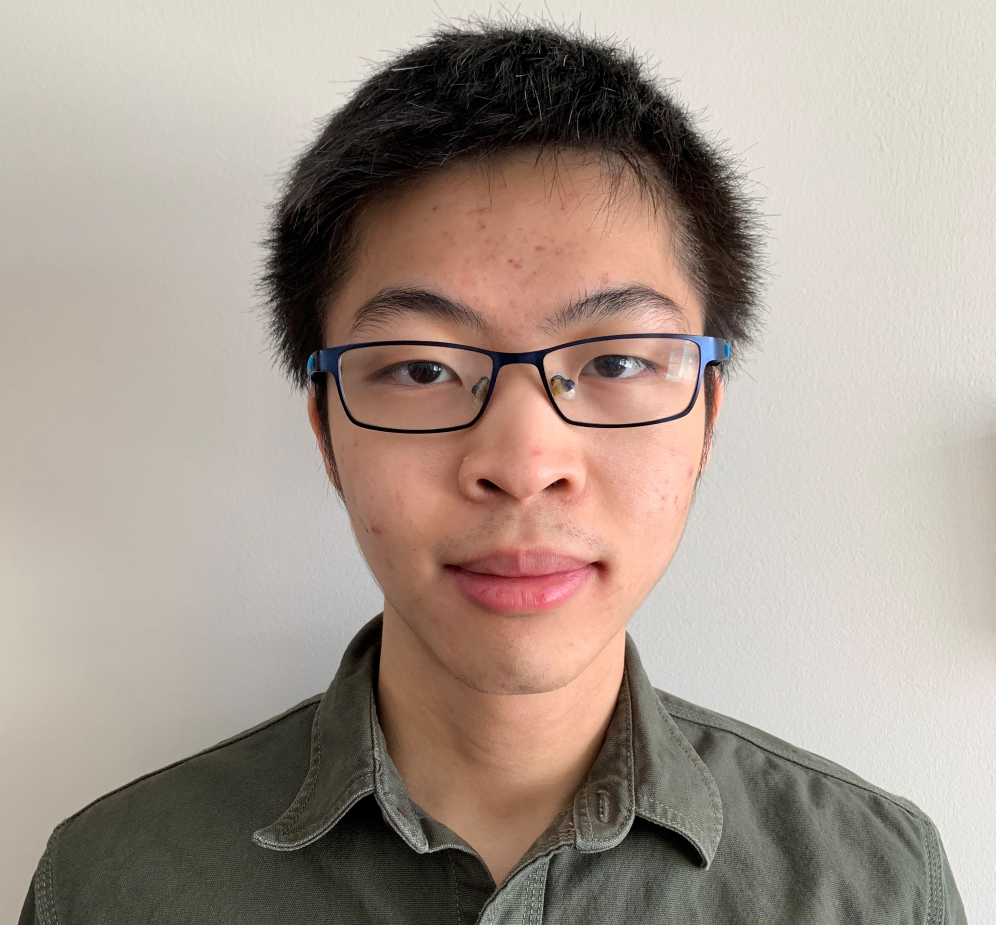
#> input picture Personal/Photos/id.jpg, 2986 x 2775 px, given in place of cats.jpg, which was not available (shown at 1/3 size)
$ python read.py
#> lines starting #> are read from the running program, lines starting #| are printed output that depends on the picture; after the words box and inside, x2 and y2 are one past the last pixel; in counts of white or black regions, pixels touching at a corner belong together; pictures that were not available may be replaced by others from this repository, and a replacement may not be noted
# import cv2 as cv
# # %% Images
# img = cv.imread("./Photos/cat_large.jpg")

# cv.imshow("Cat", img)


# # %% Videos
# import cv2 as cv

# # Stores the video as a capture variable
# capture = cv.VideoCapture("./Videos/dog.mp4")

# while True:
#     # Bool that conveys if the video is played and frame for reading each video frame
#     isTrue, frame = capture.read()
#     cv.imshow("Video", frame)  # Show each frame as video
#     # Stops the video when 20s reach or when letter d is pressed
#     if cv.waitKey(20) & 0xFF == ord("d"):
#         break
# capture.release()  # removes the capture
# cv.destroyAllWindows()  # destroys the video

# cv.waitKey(0)

# # %%

# import cv2 as cv

# def changeRes(width,height): #Only works on live video
#     capture.set(3,width) #3 references width
#     capture.set(4,height) #4 references height


# def rescaleFrame(frame, scale=0.75):
#     height = int(frame.shape[0]*scale)
#     width = int(frame.shape[1]*scale)
#     dimensions = (width, height)
# img = rescaleFrame(cv.imread("./Photos/cat_large.jpg"), .2)

# cv.imshow("Cat", img)

#     return cv.resize(frame, dimensions, interpolation=cv.INTER_AREA)
# capture = cv.VideoCapture("./Videos/dog.mp4")

# while True:
#     # Bool that conveys if the video is played and frame for reading each video frame
#     isTrue, frame = capture.read()
#     frame_resized = rescaleFrame(frame, .2)
#     # cv.imshow("Video", frame)  # Show each frame as video

#     cv.imshow("Video", frame)  # Show each frame as video
#     cv.imshow("Video2", frame_resized)  # Show each frame as video
#     # Stops the video when 20s reach or when letter d is pressed
#     if cv.waitKey(20) & 0xFF == ord("d"):
#         break
# capture.release()  # removes the capture
# cv.destroyAllWindows()  # destroys the video

# cv.waitKey(0)

# %%
# import cv2 as cv
# import numpy as np

# 500,500 (height * width) means a 500 by 500 zero array data type = uint8 makes it be recognized as an image
# blank = np.zeros((500, 500, 3), dtype="uint8")
# Painting the entire image a certain color
# (x,y coordinates going right,down)
# cv.rectangle(
#     blank, (0, 0), (blank.shape[1]//2, blank.shape[0]//3), (0, 255, 0), cv.FILLED)
# cv.imshow("Rectangles", blank)

# cv.waitKey(0)

# Drawing a circle

# cv.circle(blank, (250, 250), 50, (0, 0, 255), -1)
# cv.imshow("Circles", blank)
# cv.waitKey(0)

# Drawing a line

# cv.line(blank, (0, 0), (250, 450), (0, 0, 255), 3)
# cv.imshow("Line", blank)
# cv.waitKey(0)

# Writing text
# cv.putText(blank, "LesGo",
#            (blank.shape[1]//2, blank.shape[0]//3), cv.FONT_HERSHEY_TRIPLEX, 1.5, (0, 255, 0), 3)
# cv.imshow("Text", blank)
# cv.waitKey(0)
# %%

# img = cv.imread("./Photos/cat.jpg")

# 1) grayscale
# gray = cv.cvtColor(img, cv.COLOR_BGR2GRAY)
# cv.imshow("Cat", gray)

# 2) blur
# blur = cv.GaussianBlur(img, (7, 7), cv.BORDER_DEFAULT)


# 3) Edge cascading to detect edges
# canny accepts lower and upper thresholds and if the edge is between that then it is detected)
# canny = cv.Canny(img, 125, 275)

# 4) Dilating image
# dilated = cv.dilate(canny, (3, 3), iterations=3)

# 5 Eroding images

# erode = cv.erode(dilated, (3, 3), iterations=3)

# 6) resize and crop

# cv.imshow("Normal", img)
# resized = cv.resize(img, (500, 500), interpolation=cv.INTER_CUBIC)
# cropped = img[0:500, 0:500]
# cv.imshow("resized", resized)
# cv.imshow("cropped", cropped)


# cv.waitKey(0)

# %%
import cv2 as cv
import numpy as np

img = cv.imread("./Photos/cats.jpg")
#> img is the input picture: shape (2775, 2986, 3); mean B, G, R 143.1, 153.4, 167.4


# [33 lines of commented-out code are left out]
blank = np.zeros(img.shape, dtype="uint8")
gray = cv.cvtColor(img, cv.COLOR_BGR2GRAY)
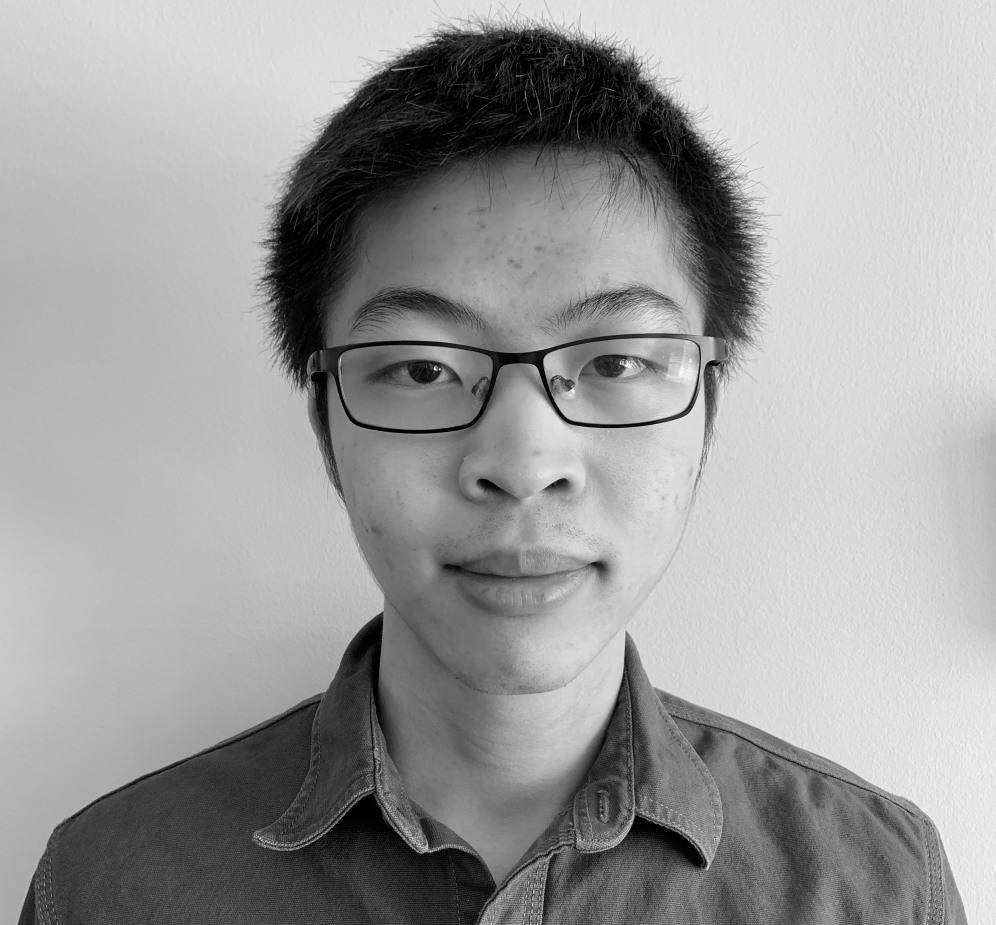
#> gray: shape (2775, 2986) (shown at 1/3 size); min 0, max 255, mean 156.5
blur = cv.GaussianBlur(gray, (5, 5), cv.BORDER_DEFAULT)
canny = cv.Canny(blur, 125, 175)
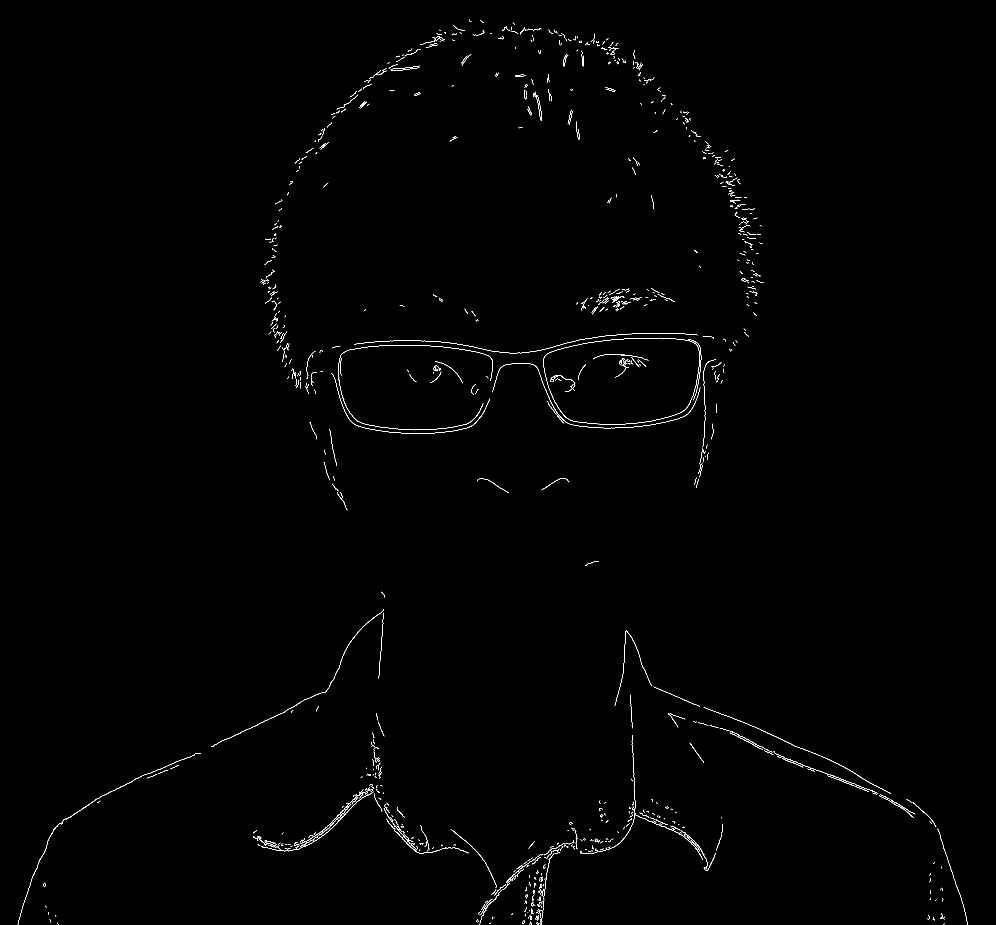
#> canny: shape (2775, 2986) (shown at 1/3 size); 0.39% white in thin lines or dots

# Contours

# contours, hierachies = cv.findContours(
#     canny, cv.RETR_LIST, cv.CHAIN_APPROX_SIMPLE)  # RETR_LIST returns all the contours/ RETR_EXTERNAL returns external ones, #CHAIN_APPROX_NONE returns all (no approximations, CHAIN_APPROX_SIMPLE compresses the contours line into 2 points-> start and end)

# cv.imshow("blur", blur)
# cv.imshow("canny", canny)


# Turning type into binary
ret, thresh = cv.threshold(gray, 125, 255, cv.THRESH_BINARY)
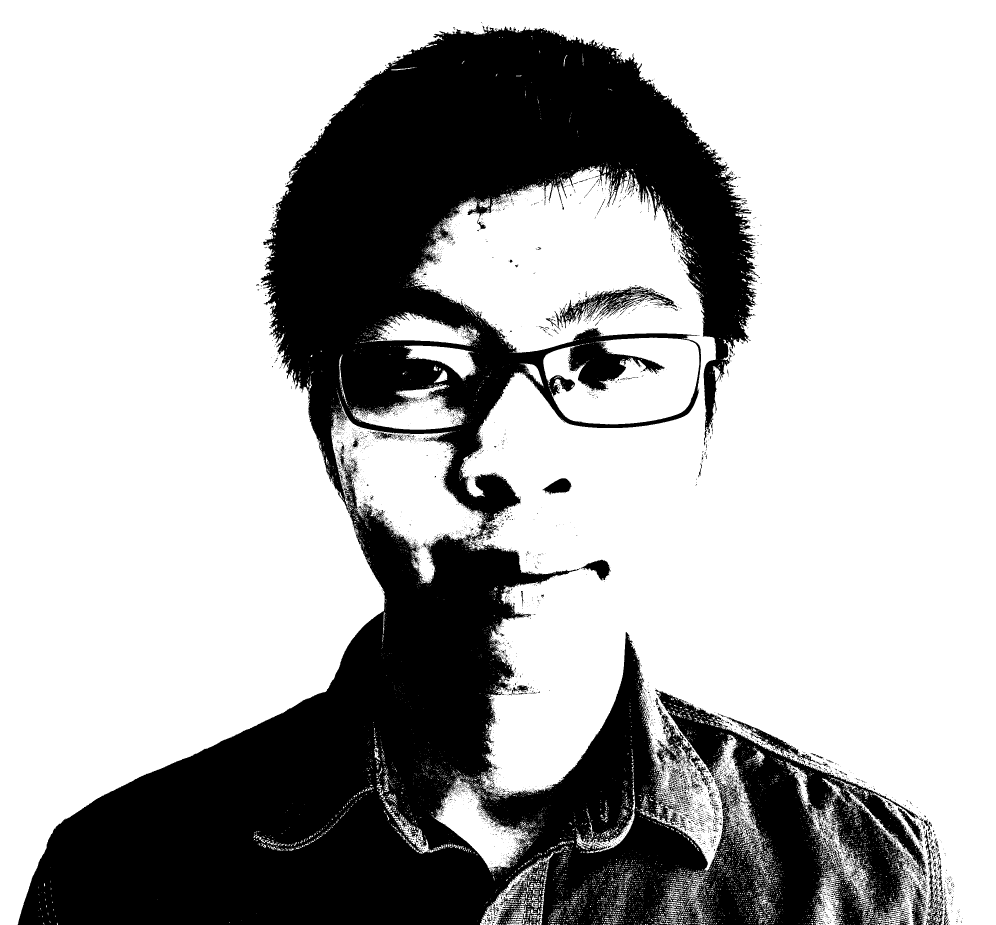
#> thresh: shape (2775, 2986) (shown at 1/3 size); 70.1% white; 6265 black regions (5872 under 20 px)
contours, hierachies = cv.findContours(
    thresh, cv.RETR_LIST, cv.CHAIN_APPROX_SIMPLE)
#> contours = 18645 contours, 17470 with area under 20; largest, box (x1, y1, x2, y2) and area: (0, 0, 2986, 2775) 5570854, (1630, 1013, 2098, 1273) 80126, (1304, 2328, 1599, 2618) 32162, (1055, 1154, 1396, 1289) 22440, (1108, 935, 1431, 1038) 15946
print(f"The contours has a length of {len(contours)}")
#| The contours has a length of 18645
# -1 means all contours are drawn
cv.drawContours(blank, contours, -1, (0, 255, 255), 1)
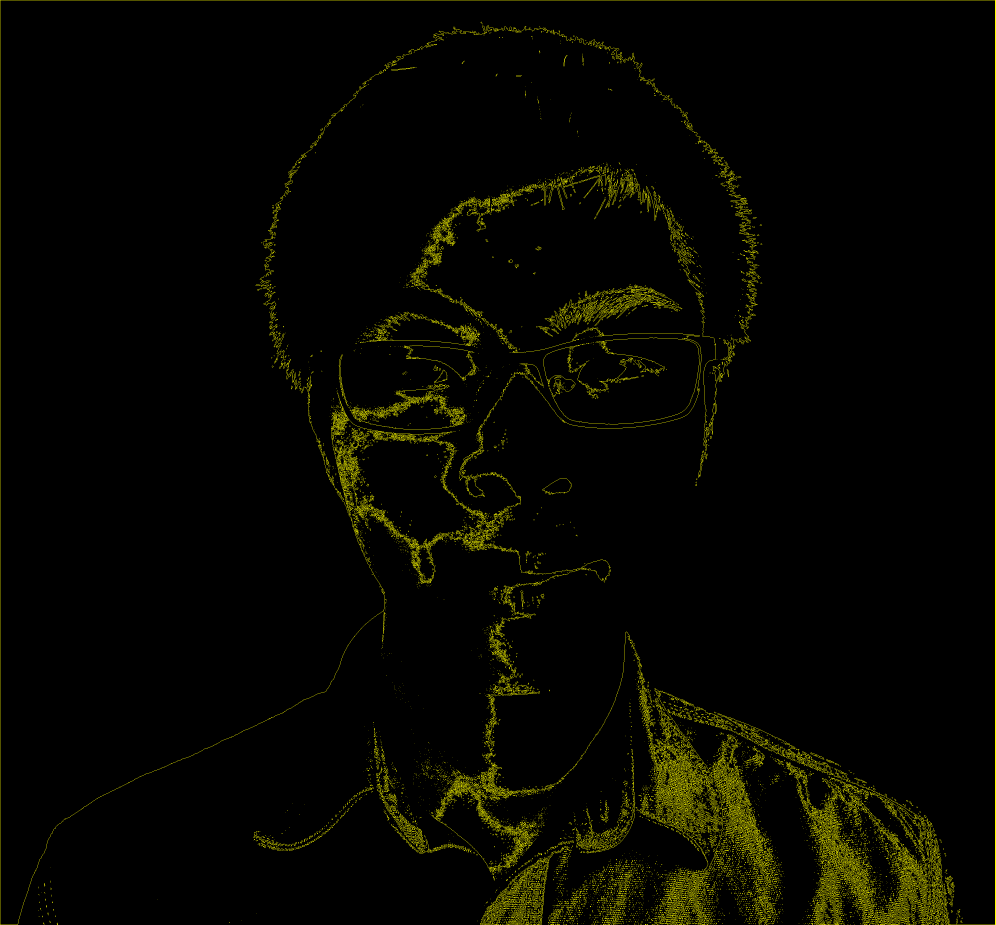
#> blank: shape (2775, 2986, 3) (shown at 1/3 size); mean of channels 0, 1, 2 0, 6.5, 6.5; drawn as B, G, R
cv.imshow("blank", blank)
cv.imshow("canny", canny)


cv.waitKey(6000)
